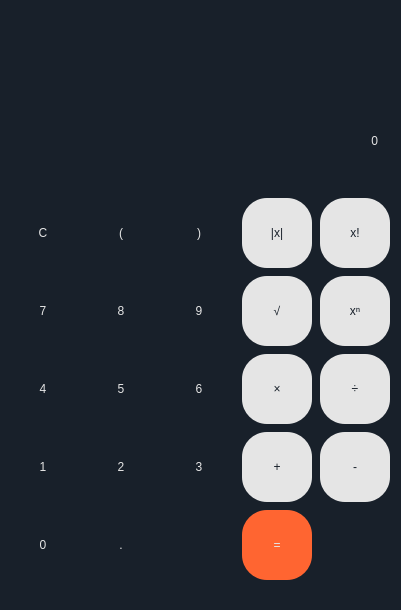
<?xml version="1.0" encoding="UTF-8"?>
<ui version="4.0">
 <class>MainWindow</class>
 <widget class="QMainWindow" name="MainWindow">
  <property name="geometry">
   <rect>
    <x>0</x>
    <y>0</y>
    <width>401</width>
    <height>610</height>
   </rect>
  </property>
  <property name="windowTitle">
   <string>MainWindow</string>
  </property>
  <property name="styleSheet">
   <string notr="true">QWidget{
background-color: rgb(24,32,42);
}

QLabel{
color: rgb(229,229,229);
font: 32pt &quot;URW Gothic&quot;;
margin-right: 20px;
}

QLabel#expression{
font: 22pt &quot;URW Gothic&quot;;
}


QPushButton{
background-color: rgb(24,32,42);
border-style: solid;
border-color: rgb(24,32,42);
border-radius: 25px;

color: rgb(229,229,229);
font: 16pt &quot;URW Gothic&quot;;
}

QPushButton:pressed{
background-color: rgb(93,98,105);

}

#button_equal{
background-color: rgb(255,101,49);

border-style: solid;
border-color: rgb(255,101,49);
border-radius: 25px;
}

#button_equal:pressed{
background-color: rgb(229,90,44);
 
}

#button_plus,#button_minus,#button_mul,#button_div,#button_root,#button_pow,#button_abs,#button_fact{
background-color: rgb(229,229,229);
color: rgb(24,32,42);

border-style: solid;
border-color: rgb(229,229,229);
border-radius: 25px;
}

#button_plus:pressed,#button_minus:pressed,#button_mul:pressed,#button_div:pressed,#button_root:pressed,#button_pow:pressed,#button_abs:pressed,#button_fact:pressed{
background-color: rgb(206,206,206);
}

#button_del{
background-image: url(/home/dominik/calculatorGUI/pic/backspace.png);
background-repeat: no-repeat;
background-position: center;
border-radius: 10px;


}</string>
  </property>
  <widget class="QWidget" name="centralwidget">
   <property name="styleSheet">
    <string notr="true"/>
   </property>
   <widget class="QWidget" name="gridLayoutWidget">
    <property name="geometry">
     <rect>
      <x>0</x>
      <y>190</y>
      <width>401</width>
      <height>401</height>
     </rect>
    </property>
    <layout class="QGridLayout" name="gridLayout">
     <property name="spacing">
      <number>0</number>
     </property>
     <item row="2" column="3">
      <widget class="QPushButton" name="button_mul">
       <property name="minimumSize">
        <size>
         <width>70</width>
         <height>70</height>
        </size>
       </property>
       <property name="maximumSize">
        <size>
         <width>70</width>
         <height>70</height>
        </size>
       </property>
       <property name="text">
        <string>×</string>
       </property>
      </widget>
     </item>
     <item row="0" column="1">
      <widget class="QPushButton" name="button_lpar">
       <property name="minimumSize">
        <size>
         <width>70</width>
         <height>70</height>
        </size>
       </property>
       <property name="maximumSize">
        <size>
         <width>70</width>
         <height>70</height>
        </size>
       </property>
       <property name="styleSheet">
        <string notr="true"/>
       </property>
       <property name="text">
        <string>(</string>
       </property>
      </widget>
     </item>
     <item row="1" column="2">
      <widget class="QPushButton" name="button_9">
       <property name="minimumSize">
        <size>
         <width>70</width>
         <height>70</height>
        </size>
       </property>
       <property name="maximumSize">
        <size>
         <width>70</width>
         <height>70</height>
        </size>
       </property>
       <property name="text">
        <string>9</string>
       </property>
      </widget>
     </item>
     <item row="3" column="1">
      <widget class="QPushButton" name="button_2">
       <property name="minimumSize">
        <size>
         <width>70</width>
         <height>70</height>
        </size>
       </property>
       <property name="maximumSize">
        <size>
         <width>70</width>
         <height>70</height>
        </size>
       </property>
       <property name="text">
        <string>2</string>
       </property>
      </widget>
     </item>
     <item row="3" column="0">
      <widget class="QPushButton" name="button_1">
       <property name="minimumSize">
        <size>
         <width>70</width>
         <height>70</height>
        </size>
       </property>
       <property name="maximumSize">
        <size>
         <width>70</width>
         <height>70</height>
        </size>
       </property>
       <property name="text">
        <string>1</string>
       </property>
      </widget>
     </item>
     <item row="0" column="0">
      <widget class="QPushButton" name="button_clear">
       <property name="minimumSize">
        <size>
         <width>70</width>
         <height>70</height>
        </size>
       </property>
       <property name="maximumSize">
        <size>
         <width>70</width>
         <height>70</height>
        </size>
       </property>
       <property name="text">
        <string>C</string>
       </property>
      </widget>
     </item>
     <item row="2" column="1">
      <widget class="QPushButton" name="button_5">
       <property name="minimumSize">
        <size>
         <width>70</width>
         <height>70</height>
        </size>
       </property>
       <property name="maximumSize">
        <size>
         <width>70</width>
         <height>70</height>
        </size>
       </property>
       <property name="text">
        <string>5</string>
       </property>
      </widget>
     </item>
     <item row="1" column="0">
      <widget class="QPushButton" name="button_7">
       <property name="minimumSize">
        <size>
         <width>70</width>
         <height>70</height>
        </size>
       </property>
       <property name="maximumSize">
        <size>
         <width>70</width>
         <height>70</height>
        </size>
       </property>
       <property name="text">
        <string>7</string>
       </property>
      </widget>
     </item>
     <item row="0" column="2">
      <widget class="QPushButton" name="button_rpar">
       <property name="minimumSize">
        <size>
         <width>70</width>
         <height>70</height>
        </size>
       </property>
       <property name="maximumSize">
        <size>
         <width>70</width>
         <height>70</height>
        </size>
       </property>
       <property name="text">
        <string>)</string>
       </property>
      </widget>
     </item>
     <item row="1" column="1">
      <widget class="QPushButton" name="button_8">
       <property name="minimumSize">
        <size>
         <width>70</width>
         <height>70</height>
        </size>
       </property>
       <property name="maximumSize">
        <size>
         <width>70</width>
         <height>70</height>
        </size>
       </property>
       <property name="text">
        <string>8</string>
       </property>
      </widget>
     </item>
     <item row="3" column="3">
      <widget class="QPushButton" name="button_plus">
       <property name="minimumSize">
        <size>
         <width>70</width>
         <height>70</height>
        </size>
       </property>
       <property name="maximumSize">
        <size>
         <width>70</width>
         <height>70</height>
        </size>
       </property>
       <property name="text">
        <string>+</string>
       </property>
      </widget>
     </item>
     <item row="3" column="2">
      <widget class="QPushButton" name="button_3">
       <property name="minimumSize">
        <size>
         <width>70</width>
         <height>70</height>
        </size>
       </property>
       <property name="maximumSize">
        <size>
         <width>70</width>
         <height>70</height>
        </size>
       </property>
       <property name="text">
        <string>3</string>
       </property>
      </widget>
     </item>
     <item row="4" column="0">
      <widget class="QPushButton" name="button_0">
       <property name="minimumSize">
        <size>
         <width>70</width>
         <height>70</height>
        </size>
       </property>
       <property name="maximumSize">
        <size>
         <width>70</width>
         <height>70</height>
        </size>
       </property>
       <property name="text">
        <string>0</string>
       </property>
      </widget>
     </item>
     <item row="2" column="0">
      <widget class="QPushButton" name="button_4">
       <property name="minimumSize">
        <size>
         <width>70</width>
         <height>70</height>
        </size>
       </property>
       <property name="maximumSize">
        <size>
         <width>70</width>
         <height>70</height>
        </size>
       </property>
       <property name="text">
        <string>4</string>
       </property>
      </widget>
     </item>
     <item row="4" column="1">
      <widget class="QPushButton" name="button_point">
       <property name="minimumSize">
        <size>
         <width>70</width>
         <height>70</height>
        </size>
       </property>
       <property name="maximumSize">
        <size>
         <width>70</width>
         <height>70</height>
        </size>
       </property>
       <property name="text">
        <string>.</string>
       </property>
      </widget>
     </item>
     <item row="0" column="3">
      <widget class="QPushButton" name="button_abs">
       <property name="minimumSize">
        <size>
         <width>70</width>
         <height>70</height>
        </size>
       </property>
       <property name="maximumSize">
        <size>
         <width>70</width>
         <height>70</height>
        </size>
       </property>
       <property name="text">
        <string>|x|</string>
       </property>
      </widget>
     </item>
     <item row="2" column="2">
      <widget class="QPushButton" name="button_6">
       <property name="minimumSize">
        <size>
         <width>70</width>
         <height>70</height>
        </size>
       </property>
       <property name="maximumSize">
        <size>
         <width>70</width>
         <height>70</height>
        </size>
       </property>
       <property name="text">
        <string>6</string>
       </property>
      </widget>
     </item>
     <item row="1" column="3">
      <widget class="QPushButton" name="button_root">
       <property name="minimumSize">
        <size>
         <width>70</width>
         <height>70</height>
        </size>
       </property>
       <property name="maximumSize">
        <size>
         <width>70</width>
         <height>70</height>
        </size>
       </property>
       <property name="text">
        <string>√</string>
       </property>
      </widget>
     </item>
     <item row="0" column="4">
      <widget class="QPushButton" name="button_fact">
       <property name="minimumSize">
        <size>
         <width>70</width>
         <height>70</height>
        </size>
       </property>
       <property name="maximumSize">
        <size>
         <width>70</width>
         <height>70</height>
        </size>
       </property>
       <property name="text">
        <string>x!</string>
       </property>
      </widget>
     </item>
     <item row="1" column="4">
      <widget class="QPushButton" name="button_pow">
       <property name="minimumSize">
        <size>
         <width>70</width>
         <height>70</height>
        </size>
       </property>
       <property name="maximumSize">
        <size>
         <width>70</width>
         <height>70</height>
        </size>
       </property>
       <property name="text">
        <string>xⁿ</string>
       </property>
      </widget>
     </item>
     <item row="2" column="4">
      <widget class="QPushButton" name="button_div">
       <property name="minimumSize">
        <size>
         <width>70</width>
         <height>70</height>
        </size>
       </property>
       <property name="maximumSize">
        <size>
         <width>70</width>
         <height>70</height>
        </size>
       </property>
       <property name="text">
        <string>÷</string>
       </property>
      </widget>
     </item>
     <item row="3" column="4">
      <widget class="QPushButton" name="button_minus">
       <property name="minimumSize">
        <size>
         <width>70</width>
         <height>70</height>
        </size>
       </property>
       <property name="maximumSize">
        <size>
         <width>70</width>
         <height>70</height>
        </size>
       </property>
       <property name="layoutDirection">
        <enum>Qt::LeftToRight</enum>
       </property>
       <property name="text">
        <string>-</string>
       </property>
      </widget>
     </item>
     <item row="4" column="3">
      <widget class="QPushButton" name="button_equal">
       <property name="minimumSize">
        <size>
         <width>70</width>
         <height>70</height>
        </size>
       </property>
       <property name="maximumSize">
        <size>
         <width>70</width>
         <height>70</height>
        </size>
       </property>
       <property name="text">
        <string>=</string>
       </property>
      </widget>
     </item>
    </layout>
   </widget>
   <widget class="QLabel" name="expression">
    <property name="geometry">
     <rect>
      <x>0</x>
      <y>0</y>
      <width>401</width>
      <height>71</height>
     </rect>
    </property>
    <property name="styleSheet">
     <string notr="true"/>
    </property>
    <property name="text">
     <string/>
    </property>
    <property name="alignment">
     <set>Qt::AlignRight|Qt::AlignTrailing|Qt::AlignVCenter</set>
    </property>
   </widget>
   <widget class="QLabel" name="result">
    <property name="geometry">
     <rect>
      <x>0</x>
      <y>70</y>
      <width>401</width>
      <height>81</height>
     </rect>
    </property>
    <property name="text">
     <string>0</string>
    </property>
    <property name="alignment">
     <set>Qt::AlignBottom|Qt::AlignRight|Qt::AlignTrailing</set>
    </property>
   </widget>
   <widget class="QPushButton" name="button_del">
    <property name="geometry">
     <rect>
      <x>320</x>
      <y>150</y>
      <width>61</width>
      <height>31</height>
     </rect>
    </property>
    <property name="text">
     <string/>
    </property>
   </widget>
  </widget>
  <widget class="QMenuBar" name="menubar">
   <property name="geometry">
    <rect>
     <x>0</x>
     <y>0</y>
     <width>401</width>
     <height>20</height>
    </rect>
   </property>
  </widget>
 </widget>
 <resources/>
 <connections/>
</ui>
